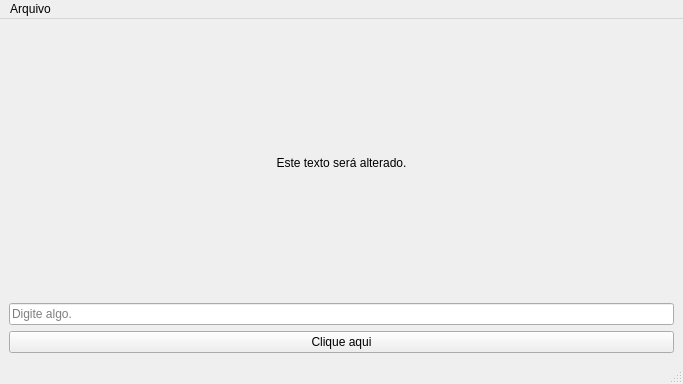
<?xml version="1.0" encoding="UTF-8"?>
<ui version="4.0">
 <class>MainWindow</class>
 <widget class="QMainWindow" name="MainWindow">
  <property name="geometry">
   <rect>
    <x>0</x>
    <y>0</y>
    <width>683</width>
    <height>384</height>
   </rect>
  </property>
  <property name="windowTitle">
   <string>PySide</string>
  </property>
  <property name="windowIcon">
   <iconset resource="../resources.qrc">
    <normaloff>:/icons/br.com.justcode.Qt</normaloff>:/icons/br.com.justcode.Qt</iconset>
  </property>
  <property name="locale">
   <locale language="Portuguese" country="Brazil"/>
  </property>
  <widget class="QWidget" name="centralwidget">
   <layout class="QVBoxLayout" name="verticalLayout">
    <item>
     <widget class="QLabel" name="label">
      <property name="text">
       <string>Este texto será alterado.</string>
      </property>
      <property name="alignment">
       <set>Qt::AlignmentFlag::AlignCenter</set>
      </property>
     </widget>
    </item>
    <item>
     <widget class="QLineEdit" name="line_edit">
      <property name="placeholderText">
       <string>Digite algo.</string>
      </property>
     </widget>
    </item>
    <item>
     <widget class="QPushButton" name="push_button">
      <property name="text">
       <string>Clique aqui</string>
      </property>
     </widget>
    </item>
   </layout>
  </widget>
  <widget class="QMenuBar" name="menubar">
   <property name="geometry">
    <rect>
     <x>0</x>
     <y>0</y>
     <width>683</width>
     <height>33</height>
    </rect>
   </property>
   <widget class="QMenu" name="menu_file">
    <property name="title">
     <string>Arquivo</string>
    </property>
    <addaction name="action_exit"/>
   </widget>
   <addaction name="menu_file"/>
  </widget>
  <widget class="QStatusBar" name="statusbar"/>
  <action name="action_exit">
   <property name="icon">
    <iconset theme="application-exit" resource="../resources.qrc">
     <normaloff>:/icons/application-exit</normaloff>:/icons/application-exit</iconset>
   </property>
   <property name="text">
    <string>Sair</string>
   </property>
   <property name="shortcut">
    <string>Ctrl+Q</string>
   </property>
  </action>
 </widget>
 <resources>
  <include location="../resources.qrc"/>
 </resources>
 <connections/>
</ui>
